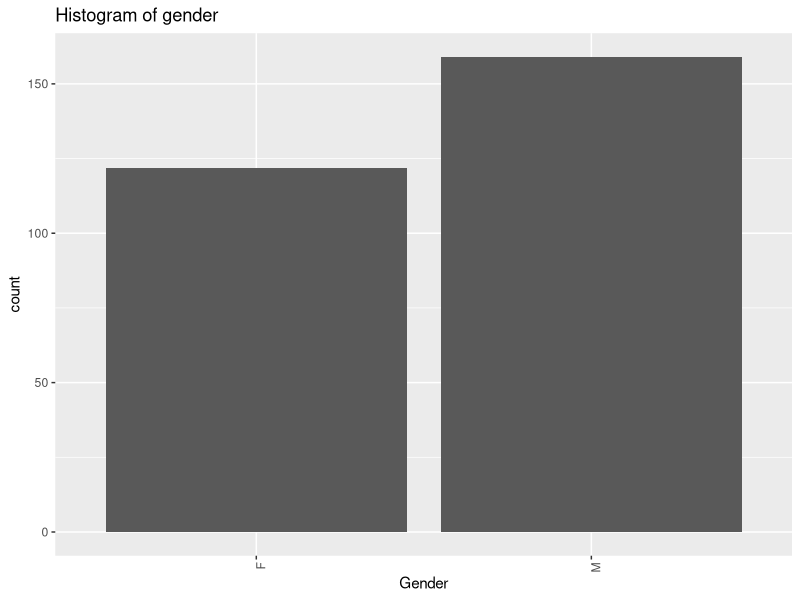
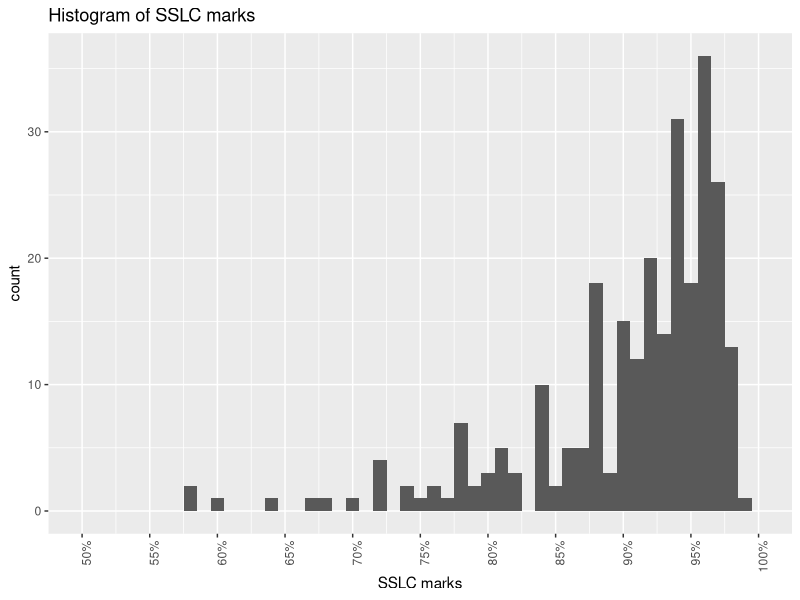
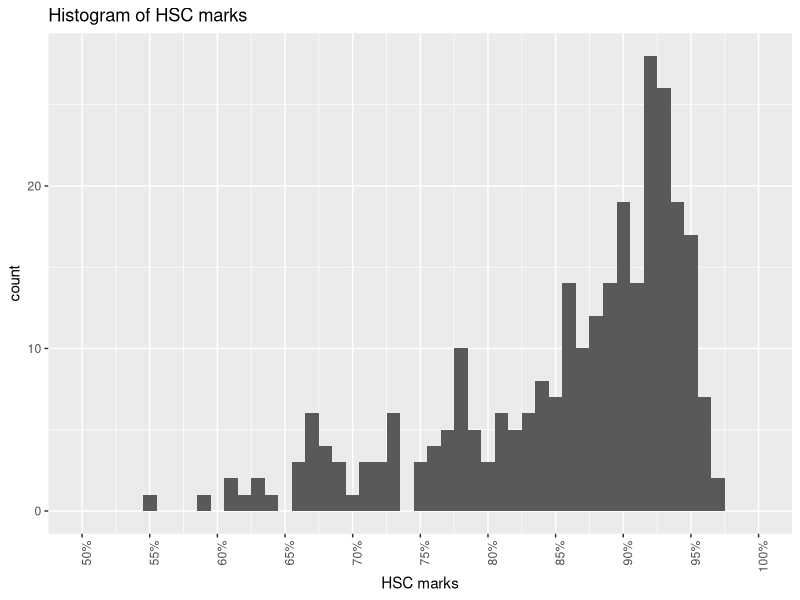
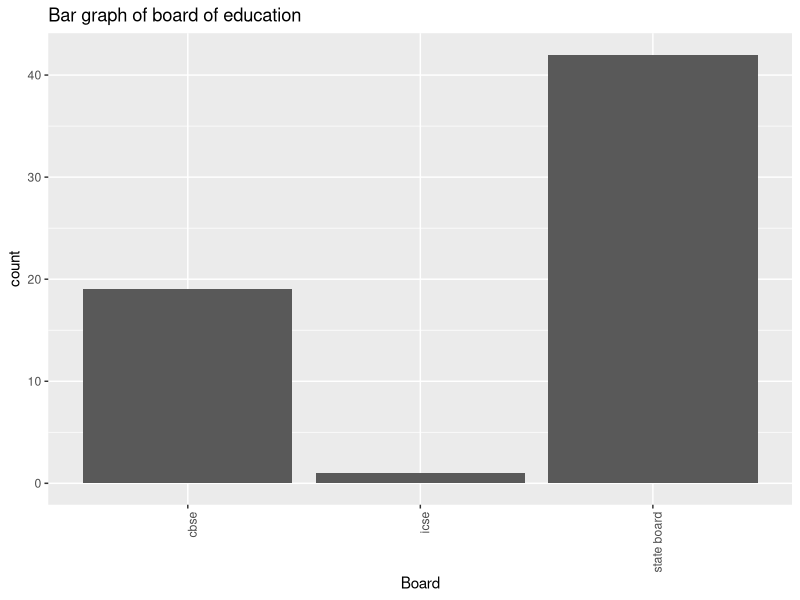
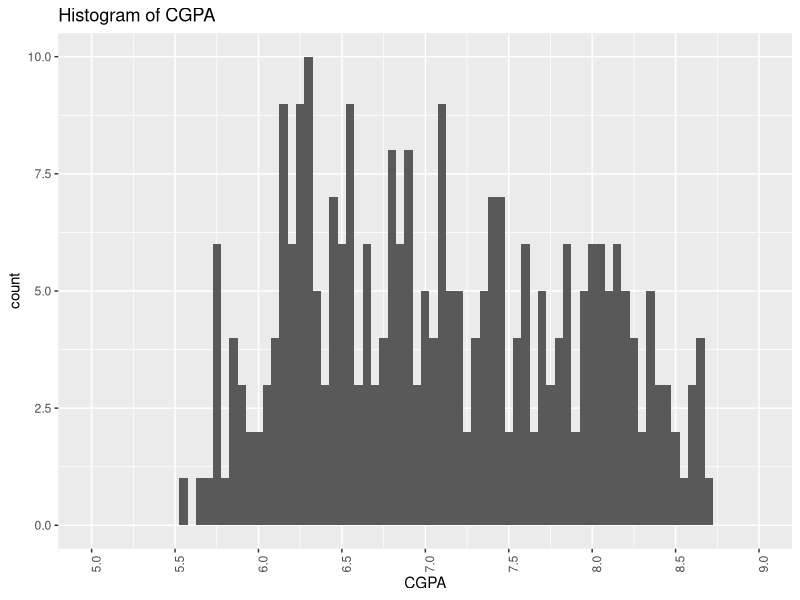
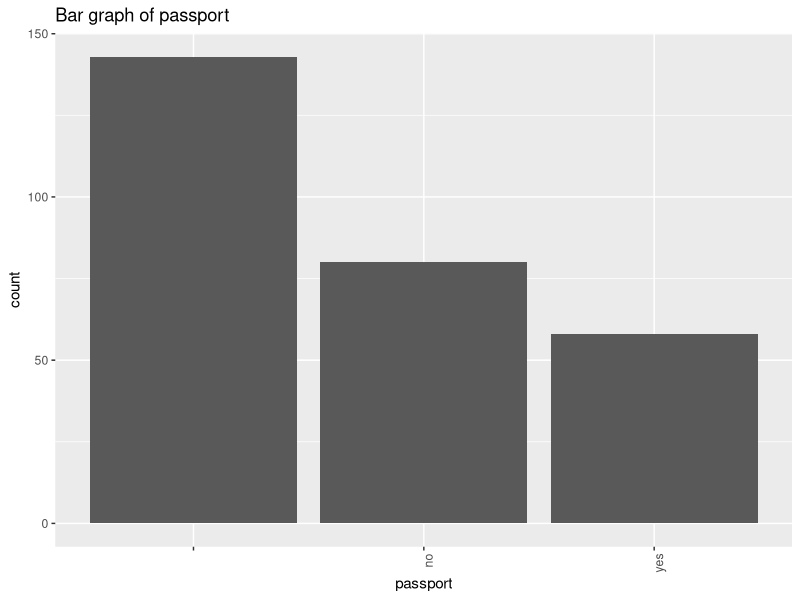
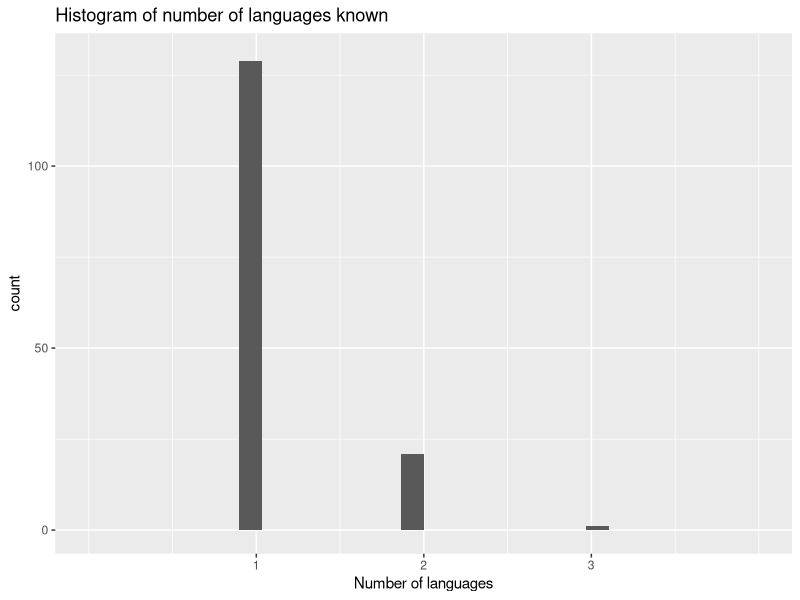
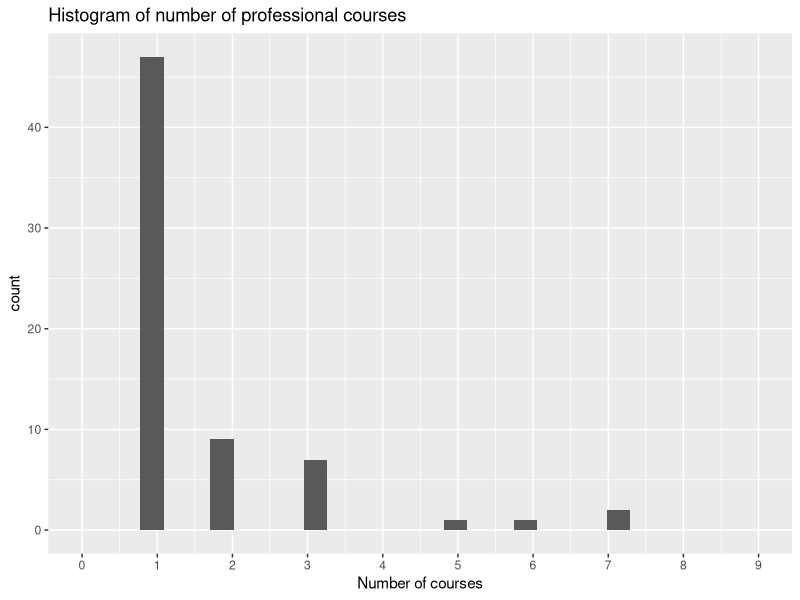

These figures' R source, in order:
## ---- chunk 1
knitr::opts_chunk$set(echo=FALSE, message=FALSE, warning=FALSE)
## ---- chunk 2
#importing libraries
library(ggplot2)
library(dplyr)
library(scales)
library(grid)
library(gridExtra)
## ---- chunk 3
#loading the dataset
sa <- read.csv("student_details.csv", sep = ",",row.names = NULL)
dim(sa)
str(sa)
summary(sa)
## ---- chunk 4
#Histogram of gender
ggplot(data=sa, aes(x= GENDER))+
  geom_bar(stat = "count")+
  theme(axis.text.x = element_text(angle = 90, hjust = 1))+
  ggtitle("Histogram of gender")+
  labs(x="Gender")
## ---- chunk 5
#histogram of sslc marks
ggplot(data=sa, aes(x= SSLC.Marks))+
  geom_histogram(binwidth = 1)+
  scale_x_continuous(limits = c(50,100),
                     breaks = seq(0,100,5),
                     labels = dollar_format(suffix = "%", prefix = ""))+
  theme(axis.text.x = element_text(angle = 90, hjust = 1))+
  ggtitle("Histogram of SSLC marks")+
  labs(x="SSLC marks")
## ---- chunk 6
#histogram of hsc marks
ggplot(data=sa, aes(x= HSC.Marks))+
  geom_histogram(binwidth = 1)+
  scale_x_continuous(limits = c(50,100),
                     breaks = seq(0,100,5),
                     labels = dollar_format(suffix = "%", prefix = ""))+
  theme(axis.text.x = element_text(angle = 90, hjust = 1))+
  ggtitle("Histogram of HSC marks")+
  labs(x="HSC marks")
## ---- chunk 7
#bar graph of board of education
ggplot(subset(sa,SSLC.BOARD == c("state board","cbse","icse")), aes(x= SSLC.BOARD))+
  geom_bar(stat = "count")+
  theme(axis.text.x = element_text(angle = 90, hjust = 1))+
  ggtitle("Bar graph of board of education")+
  labs(x="Board")
## ---- chunk 8
#histogram of CGPA
ggplot(data=sa, aes(x= CGPA))+
  geom_histogram(binwidth = 0.05)+
  scale_x_continuous(limits = c(5,9),
                     breaks = seq(0,10,0.5))+
  theme(axis.text.x = element_text(angle = 90, hjust = 1))+
  ggtitle("Histogram of CGPA")+
  labs(x="CGPA")
## ---- chunk 9
#bar graph of passport
ggplot(data=sa, aes(x= PASSPORT))+
  geom_bar(stat = "count")+
  theme(axis.text.x = element_text(angle = 90, hjust = 1))+
  ggtitle("Bar graph of passport")+
  labs(x="passport")
## ---- chunk 10
#histogram of number of languages known
ggplot(data=sa, aes(x= Num.of.languages))+
  geom_histogram()+
  scale_x_continuous(limits = c(0,4),
                     breaks = seq(1,3,1))+
  ggtitle("Histogram of number of languages known")+
  labs(x="Number of languages")
## ---- chunk 11
#histogram of number of professional courses
ggplot(data=sa, aes(x= Num.of.courses))+
  geom_histogram()+
  scale_x_continuous(limits = c(0,9),
                     breaks = seq(0,9,1))+
  scale_y_continuous(limits = c(0,47))+
  ggtitle("Histogram of number of professional courses")+
  labs(x="Number of courses")
## ---- chunk 12
#histogram of number of arrears
ggplot(data=sa, aes(x= Fail))+
  geom_histogram()+
  scale_x_continuous(limits = c(-1,14),
                     breaks = seq(-1,14,1))+
  ggtitle("Histogram of number of Number of arrears")+
  labs(x="Number of arrears")
## ---- chunk 13
#Frequency polygon of cgpa based on SSLC board
ggplot(subset(sa,SSLC.BOARD == c("cbse","state board","icse")),aes(x = CGPA, colour = SSLC.BOARD))+
  geom_freqpoly()+
  scale_x_continuous(limits = c(5,9),
                     breaks=seq(5,9,0.5))+
  scale_y_continuous(limits = c(0,5))+
  ggtitle("Frequency polygon of cgpa based on SSLC board")+
  labs(x="CGPA", colour="SSLC board")

## ---- chunk 14
#Frequency polygon of cgpa based on SSLC board
ggplot(subset(sa,SSLC.BOARD == c("cbse","state board","icse")),aes(x = Fail, colour = SSLC.BOARD))+
  geom_freqpoly()+
  scale_x_continuous(limits = c(0,13),
                     breaks=seq(0,13,1))+
  scale_y_continuous(limits = c(0,18),
                     breaks = seq(0,18,3))+
  ggtitle("Frequency polygon of cgpa based on SSLC board")+
  labs(x="Arrears", colour="SSLC board")
## ---- chunk 15
class_performance <- sa %>%
  group_by(Branch) %>%
  summarise(arrears = sum(Fail),
            cgpa = mean(CGPA),
            Number_of_students=n())
head(class_performance)
## ---- chunk 16
#bar chart of number of students
ggplot(data = class_performance, aes(x=Branch, y= Number_of_students))+
  geom_bar(stat = 'identity')+
  ggtitle("Number of students in each class")+
  labs(x="Class", y="Number of students")
## ---- chunk 17
#bar char of number of arrears
ggplot(data = class_performance, aes(x=Branch, y= arrears))+
  geom_bar(stat = 'identity')+
  ggtitle("Number of students in each class")+
  labs(x="Class", y="Number of arrears")
## ---- chunk 18
#bar chart of average CGPA
ggplot(data = class_performance, aes(x=Branch, y= cgpa))+
  geom_bar(stat = 'identity')+
  scale_y_continuous(limits = c(0,8.5),
                     breaks = seq(0,8.5,1))+
  ggtitle("Average CGPA of each class")+
  labs(x="Class", y="Average CGPA")
## ---- chunk 19
#top 10 cgpa
 top_10_cgpa <- sa %>%
  group_by(NAME)%>%
  summarise(cgpa = mean(CGPA),
            courses = mean(Num.of.courses)) %>%
  arrange(desc(cgpa))%>%
  top_n(10, cgpa)
head(top_10_cgpa)
## ---- chunk 20
#box plot of top 10 student based on cgpa
ggplot(data = top_10_cgpa, aes(x=NAME, y = cgpa))+
  geom_boxplot()+
  theme(axis.text.x = element_text(angle = 90, hjust = 1))+
  ggtitle("Top 10 students based on cgpa")
## ---- chunk 21
#Top 10 students based on the number of arrears
top_10_arrears <- sa %>%
  group_by(NAME)%>%
  summarise(arrears = mean(Fail)) %>%
  top_n(10, arrears)
head(top_10_arrears)
## ---- chunk 22
ggplot(data = top_10_arrears, aes(x=NAME, y= arrears))+
  geom_boxplot()+
  theme(axis.text.x = element_text(angle = 90, hjust = 1))+
  ggtitle("Top 10 students based on arrears")
## ---- chunk 23
top_10_courses <- sa %>%
  group_by(NAME)%>%
  summarise(courses = mean(Num.of.courses)) %>%
  top_n(10, courses)
head(top_10_courses)
## ---- chunk 24
#box plot of top_10 students based on number of professional courses 
ggplot(data = top_10_courses, aes(x= NAME, y = courses))+
  geom_boxplot()+
  theme(axis.text.x = element_text(angle = 90, hjust = 1))+
  ggtitle("Top 10 students based on number of professional courses")
